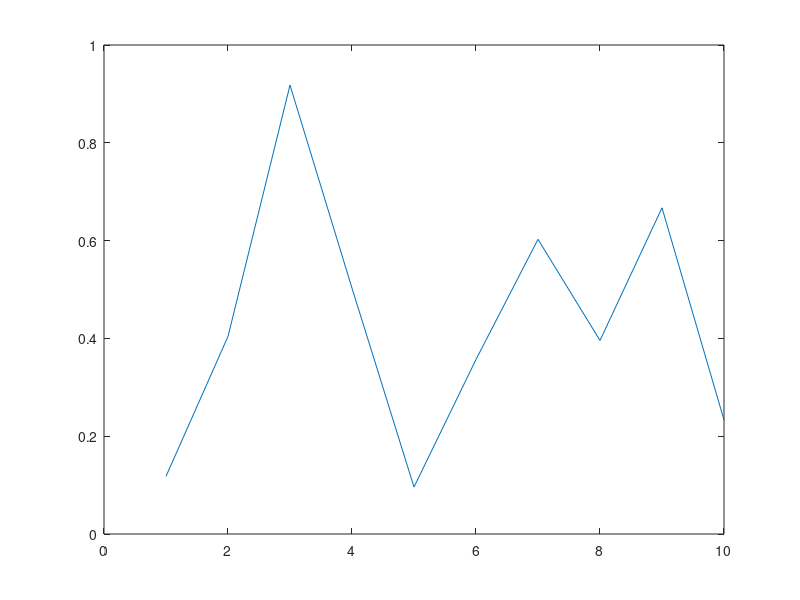

MATLAB code to generate this figure: (Note: this script raises an error after producing the figure.)
display('LISTO!!!')
var = rand(1,10)
for i = 1:10
    display(i)
    plot(1:i,var(1:i))
    pause(.01)
end

cam = webcam;
photo = snapshot(cam);
%imshow(photo);
imwrite(photo,'C:\Users\Onichan\Desktop\photo.jpg');